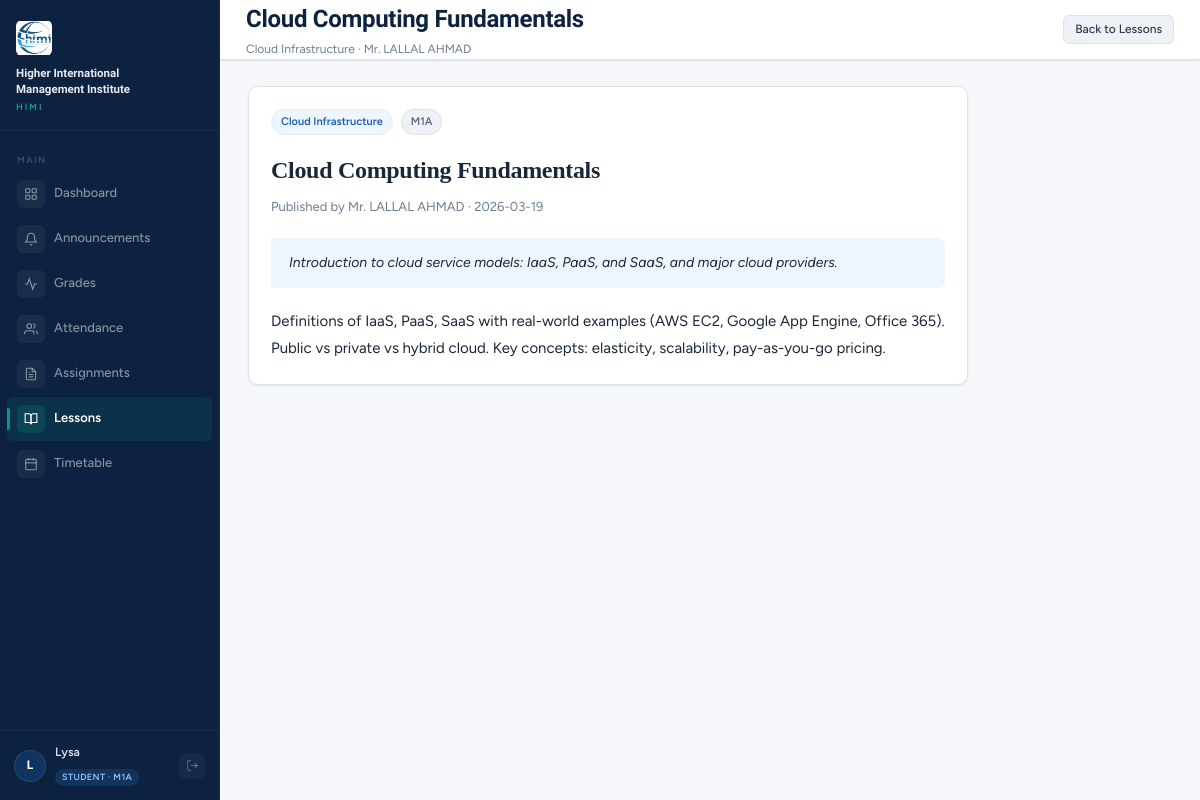
The page /lessons/2 (signed in) on the database its author committed.
### tables this page shows
CREATE TABLE users (
        id INTEGER PRIMARY KEY AUTOINCREMENT,
        username TEXT UNIQUE NOT NULL,
        password TEXT NOT NULL,
        full_name TEXT NOT NULL,
        role TEXT NOT NULL,
        class_group TEXT,
        subject TEXT,
        created_at TEXT DEFAULT (datetime('now'))
    );

CREATE TABLE lessons (
        id INTEGER PRIMARY KEY AUTOINCREMENT,
        title TEXT NOT NULL,
        subject TEXT NOT NULL,
        description TEXT,
        content TEXT,
        teacher TEXT NOT NULL,
        class_group TEXT,
        created_by INTEGER,
        created_at TEXT DEFAULT (datetime('now'))
    );

### app.py (the view)
@app.route("/lessons/<int:lid>")
@login_required
def view_lesson(lid):
    conn = get_db()
    lesson = conn.execute("SELECT * FROM lessons WHERE id=?", (lid,)).fetchone()
    conn.close()
    if not lesson: flash("Lesson not found.", "error"); return redirect(url_for("lessons"))
    return render_template("view_lesson.html", page="lessons", lesson=lesson)

### app.py (called while the page is built)
def get_db():
    conn = sqlite3.connect(DB)
    conn.row_factory = sqlite3.Row
    return conn

def login_required(f):
    @wraps(f)
    def decorated(*args, **kwargs):
        if "user_id" not in session:
            return redirect(url_for("login"))
        return f(*args, **kwargs)
    return decorated

def current_user():
    if "user_id" not in session: return None
    conn = get_db()
    u = conn.execute("SELECT * FROM users WHERE id=?", (session["user_id"],)).fetchone()
    conn.close(); return u

### templates/view_lesson.html (shortened to what this page needs)
{% extends "base.html" %}
{% block page_title %}{{ lesson['title'] }}{% endblock %}
{% block subtitle %}{{ lesson['subject'] }} · {{ lesson['teacher'] }}{% endblock %}
{% block topbar_actions %}
<a href="/lessons" class="btn btn-ghost btn-sm">Back to Lessons</a>
{% endblock %}
{% block content %}
<div class="card" style="max-width:720px;">
  <div style="display:flex;gap:8px;margin-bottom:16px;">
    <span class="badge b-blue">{{ lesson['subject'] }}</span>
    {% if lesson['class_group'] %}<span class="badge b-gray">{{ lesson['class_group'] }}</span>{% endif %}
  </div>
  <h2 style="font-family:'Lora',serif;font-size:24px;font-weight:700;color:var(--blue-900);margin-bottom:8px;">{{ lesson['title'] }}</h2>
  <p style="font-size:13px;color:var(--text-muted);margin-bottom:20px;">Published by {{ lesson['teacher'] }} · {{ lesson['created_at'][:10] if lesson['created_at'] else '' }}</p>
  {% if lesson['description'] %}
  <div style="background:var(--blue-50);border-left:4px solid var(--blue-400);padding:14px 18px;border-radius:0 var(--radius-sm) var(--radius-sm) 0;margin-bottom:20px;font-style:italic;color:var(--blue-700);font-size:14px;">
    {{ lesson['description'] }}
  </div>
  {% endif %}
  <div style="font-size:15px;line-height:1.8;color:var(--text);white-space:pre-wrap;">{{ lesson['content'] }}</div>
</div>
{% endblock %}

### templates/base.html (shortened to what this page needs)
<!DOCTYPE html>
<html lang="en">
<head>
<link rel="stylesheet" href="/static/css/style.css">
</head>
<body>
{% set u = current_user() %}
<div class="app-shell">
<aside class="sidebar">
  <div class="sb-brand">
    <div class="sb-brand-logo" style="border:none;background:none;overflow:hidden;">
      <img src="/static/logo.png" style="width:38px;height:38px;object-fit:contain;">
    </div>
    <div class="sb-brand-name">Higher International<br>Management Institute</div>
    <div class="sb-brand-abbr">HIMI</div>
  </div>
  <nav class="sb-nav">
    <div class="sb-section">Main</div>
    <a href="/dashboard" class="sb-link {% if page=='dashboard' %}active{% endif %}">
      <span class="sb-icon">
        <svg viewBox="0 0 24 24"><rect x="3" y="3" width="7" height="7" rx="1"/><rect x="14" y="3" width="7" height="7" rx="1"/><rect x="3" y="14" width="7" height="7" rx="1"/><rect x="14" y="14" width="7" height="7" rx="1"/></svg>
      </span>Dashboard
    </a>
    <a href="/announcements" class="sb-link {% if page=='announcements' %}active{% endif %}">
      <span class="sb-icon">
        <svg viewBox="0 0 24 24"><path d="M18 8A6 6 0 0 0 6 8c0 7-3 9-3 9h18s-3-2-3-9"/><path d="M13.73 21a2 2 0 0 1-3.46 0"/></svg>
      </span>Announcements
    </a>
    <a href="/grades" class="sb-link {% if page=='grades' %}active{% endif %}">
      <span class="sb-icon">
        <svg viewBox="0 0 24 24"><polyline points="22 12 18 12 15 21 9 3 6 12 2 12"/></svg>
      </span>Grades
    </a>
    <a href="/attendance" class="sb-link {% if page=='attendance' %}active{% endif %}">
      <span class="sb-icon">
        <svg viewBox="0 0 24 24"><path d="M17 21v-2a4 4 0 0 0-4-4H5a4 4 0 0 0-4 4v2"/><circle cx="9" cy="7" r="4"/><path d="M23 21v-2a4 4 0 0 0-3-3.87"/><path d="M16 3.13a4 4 0 0 1 0 7.75"/></svg>
      </span>Attendance
    </a>
    <a href="/assignments" class="sb-link {% if page=='assignments' %}active{% endif %}">
      <span class="sb-icon">
        <svg viewBox="0 0 24 24"><path d="M14 2H6a2 2 0 0 0-2 2v16a2 2 0 0 0 2 2h12a2 2 0 0 0 2-2V8z"/><polyline points="14 2 14 8 20 8"/><line x1="16" y1="13" x2="8" y2="13"/><line x1="16" y1="17" x2="8" y2="17"/><polyline points="10 9 9 9 8 9"/></svg>
      </span>Assignments
    </a>
    <a href="/lessons" class="sb-link {% if page=='lessons' %}active{% endif %}">
      <span class="sb-icon">
        <svg viewBox="0 0 24 24"><path d="M2 3h6a4 4 0 0 1 4 4v14a3 3 0 0 0-3-3H2z"/><path d="M22 3h-6a4 4 0 0 0-4 4v14a3 3 0 0 1 3-3h7z"/></svg>
      </span>Lessons
    </a>
    <a href="/timetable" class="sb-link {% if page=='timetable' %}active{% endif %}">
      <span class="sb-icon">
        <svg viewBox="0 0 24 24"><rect x="3" y="4" width="18" height="18" rx="2" ry="2"/><line x1="16" y1="2" x2="16" y2="6"/><line x1="8" y1="2" x2="8" y2="6"/><line x1="3" y1="10" x2="21" y2="10"/></svg>
      </span>Timetable
    </a>
  </nav>
  <div class="sb-user">
    {% if u %}
    <div class="sb-avatar">
      {{ u['full_name'][0] }}{{ u['full_name'].split(' ')[-1][0] if ' ' in u['full_name'] else '' }}
    </div>
    <div style="flex:1;min-width:0;">
      <div class="sb-user-name">{{ u['full_name'] }}</div>
      <span class="sb-role-chip rc-{{ u['role'] }}">
        {% if u['role']=='student' %}Student{% elif u['role']=='teacher' %}Teacher{% else %}Administrator{% endif %}
        {% if u['class_group'] %} · {{ u['class_group'] }}{% endif %}
      </span>
    </div>
    <a href="/logout" class="sb-logout" title="Sign out">
      <svg viewBox="0 0 24 24"><path d="M9 21H5a2 2 0 0 1-2-2V5a2 2 0 0 1 2-2h4"/><polyline points="16 17 21 12 16 7"/><line x1="21" y1="12" x2="9" y2="12"/></svg>
    </a>
    {% endif %}
  </div>
</aside>
<div class="main-area">
  <header class="topbar">
    <div class="tb-left">
      <h1>{% block page_title %}{% endblock %}</h1>
      <div class="tb-breadcrumb">{% block subtitle %}{% endblock %}</div>
    </div>
    <div class="tb-right">{% block topbar_actions %}{% endblock %}</div>
  </header>
  <main class="page-body">
    {% block content %}{% endblock %}
  </main>
</div>
</div>
</body>
</html>

### rows shown on the page
users: full_name "L", full_name "Lysa", class_group "M1A"
lessons: title "Cloud Computing Fundamentals", subject "Cloud Infrastructure", teacher "Mr. LALLAL AHMAD", class_group "M1A", created_at "2026-03-19", description "Introduction to cloud service models: IaaS, PaaS, and SaaS, and major cloud providers.", content "Definitions of IaaS, PaaS, SaaS with real-world examples (AWS EC2, Google App Engine, Office 365). Public vs private vs hybrid cloud. Key concepts: elasticity, scalability, pay-as-you-go pricing."
